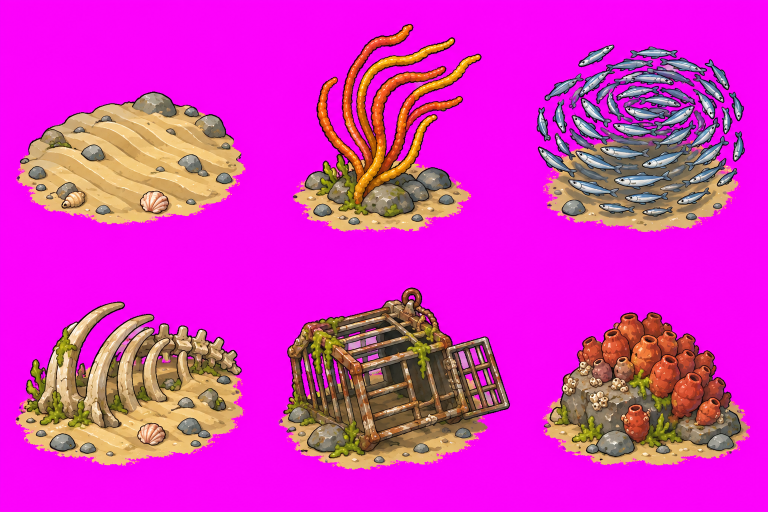
#> input picture art_source/ground/seabed_props_currents.png, 1536 x 1024 px, found by its file name (shown at 1/2 size)
$ python cut_sardine_shoal.py
#> lines starting #> are read from the running program, lines starting #| are printed output that depends on the picture; after the words box and inside, x2 and y2 are one past the last pixel; in counts of white or black regions, pixels touching at a corner belong together
### tools/extract_magenta_sheet.py
"""Cuts the sprites out of a painted sheet on a flat magenta (#FF00FF) background.

Unlike the checkerboard sheets (tools/extract_props.py), every magenta pixel is background, also
the enclosed ones: the holes of a net, the inside of a rotor ring. Pixels that are partly magenta
(anti-aliased edges, glass) get partial alpha, with the magenta taken out of their colour. The
sheet is a grid of equal cells, one sprite per cell, read left to right and top to bottom; each is
trimmed to its visible pixels and scaled by SCALE, or by --scale=S. --pad=N adds a transparent border of N pixels
(the landing nets need one, so their stretched handle does not smear the edge pixels).

Needs Pillow and NumPy. Usage:
  python tools/extract_magenta_sheet.py <sheet> <out_dir> <columns> <rows> <name_1> ... <name_n> [--pad=N] [--scale=S]
  python tools/extract_magenta_sheet.py art_source/props/drone_sheet_2.png assets/sprites/props 3 2 drone_1 drone_2 drone_3 drone_4 drone_5 drone_6 --scale=0.4
  python tools/extract_magenta_sheet.py art_source/ground/seabed_props_currents.png assets/sprites/seabed 3 2 sand_ripples sea_whips sardine_shoal whale_bones shark_cage red_bait --scale=0.33
    (then delete sand_ripples.png and sardine_shoal.png: not used)
  The props drawn largest (whale_bones, black_smoker, whale_fall) are cut at the default 0.5
  instead, or they turn blurry; the others at 0.33 look as soft as the older props.
  python tools/extract_magenta_sheet.py art_source/ground/seabed_props_deep.png assets/sprites/seabed 3 2 black_smoker tube_worms glass_sponge sea_pens whale_fall brittle_stars --scale=0.33
  python tools/extract_magenta_sheet.py art_source/ground/seabed_props_open.png assets/sprites/seabed 3 2 sand_dollars razor_clams lost_lure sea_cucumbers hermit_crab wall_sponges --scale=0.33
  python tools/extract_magenta_sheet.py art_source/characters/net_sheet_2.png assets/sprites/wader 3 2 net_1 net_2 net_3 net_4 net_5 net_6 --pad=6
"""
import sys
from pathlib import Path

import numpy as np
from PIL import Image

SCALE = 0.5
# Magenta-ness (min(red, blue) - green) at and above which a pixel is all background, and below
# which it is all sprite.
CLEAR = 200
SOLID = 90
# Fainter pixels than this at the edges are specks.
VISIBLE = 24
# Sprites smaller than this many pixels inside a cell are specks, not sprites.
MIN_PIXELS = 400


# [21 lines left out: function main, not called in this run]


def _key(rgb: np.ndarray) -> np.ndarray:
    magenta = np.minimum(rgb[..., 0], rgb[..., 2]) - rgb[..., 1]
    alpha = np.clip((CLEAR - magenta) / (CLEAR - SOLID), 0.0, 1.0)
    # Take the magenta share out of the colour: pixel = a * colour + (1 - a) * magenta.
    key = np.array([255.0, 0.0, 255.0])
    a = np.maximum(alpha, 1e-3)[..., None]
    colour = np.clip((rgb - (1.0 - a) * key) / a, 0, 255)
    # Despill: what is left of a magenta tint (red and blue both above green) on the sprite's own
    # pixels is taken out of red and blue; the sprites have no magenta or pink of their own.
    spill = np.clip(np.minimum(colour[..., 0], colour[..., 2]) - colour[..., 1], 0, None)
    colour[..., 0] -= spill
    colour[..., 2] -= spill
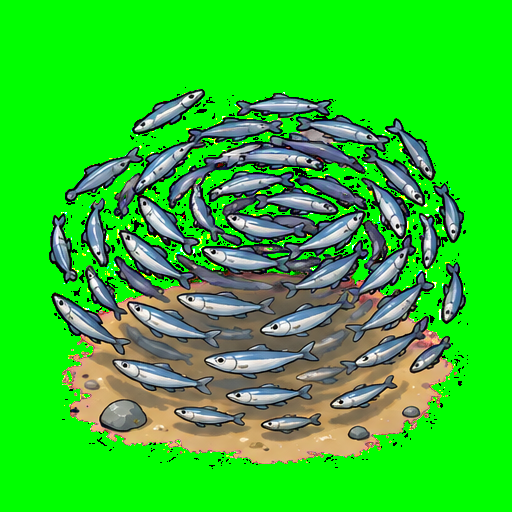
#> colour: shape (512, 512, 3) float64; mean R, G, B 46.5, 198.3, 43.1
    return np.dstack([colour, alpha * 255]).astype(np.uint8)


def _trim(rgba: np.ndarray) -> np.ndarray:
    visible = rgba[..., 3] >= VISIBLE
    if visible.sum() < MIN_PIXELS:
        sys.exit("empty cell")
    ys, xs = np.nonzero(visible)
    return rgba[ys.min():ys.max() + 1, xs.min():xs.max() + 1]


def _scale(rgba: np.ndarray, scale: float = SCALE) -> Image.Image:
    """Scales premultiplied, so no colour hidden under alpha 0 bleeds into the edges."""
    premult = rgba.astype(float)
    premult[..., :3] *= premult[..., 3:] / 255
    image = Image.fromarray(premult.astype(np.uint8), "RGBA")
    size = (round(image.width * scale), round(image.height * scale))
    out = np.array(image.resize(size, Image.LANCZOS)).astype(float)
    alpha = out[..., 3:]
    out[..., :3] = np.where(alpha > 0, out[..., :3] * 255 / np.maximum(alpha, 1), 0)
    return Image.fromarray(np.clip(out, 0, 255).astype(np.uint8), "RGBA")


# [2 lines that do not run on import are left out]

### tools/cut_sardine_shoal.py
"""Cuts the sardine shoal out of art_source/ground/seabed_props_currents.png without its sand.

The shoal turns in the game (SeabedDecor.SPIN), so the sand patch and pebbles it was painted on
must not turn with it. The sardines are cool silver-blue and the sand is warm, so every warm pixel
goes; the pebbles (grey, below the shoal) and specks are dropped as small blobs in the bottom rows.
Otherwise cut like tools/extract_magenta_sheet.py.

Needs Pillow, NumPy and SciPy. Usage:
  python tools/cut_sardine_shoal.py
"""
from pathlib import Path

import numpy as np
from PIL import Image
from scipy import ndimage

from extract_magenta_sheet import _key, _scale, _trim

SHEET = Path("art_source/ground/seabed_props_currents.png")
OUT = Path("assets/sprites/seabed/sardine_shoal.png")
# The shoal's cell on the sheet (third column, first row of 512-pixel cells).
CELL = (1024, 0, 1536, 512)
# Red above blue by more than this is sand.
WARM = 12
# Blobs smaller than SPECK pixels anywhere, or than STONE pixels below row STONE_ROW (the pebbles
# and the shadow on the sand), are not sardines.
SPECK = 60
STONE = 1500
STONE_ROW = 360


def main() -> None:
    left, top, right, bottom = CELL
    rgb = np.array(Image.open(SHEET).convert("RGB")).astype(float)[top:bottom, left:right]
    rgba = _key(rgb)
    alpha = rgba[..., 3].astype(float)
    alpha[(rgb[..., 0] - rgb[..., 2]) > WARM] = 0
#> alpha: shape (512, 512) float64; min 0, max 255, mean 61
    labels, count = ndimage.label(alpha > 40)
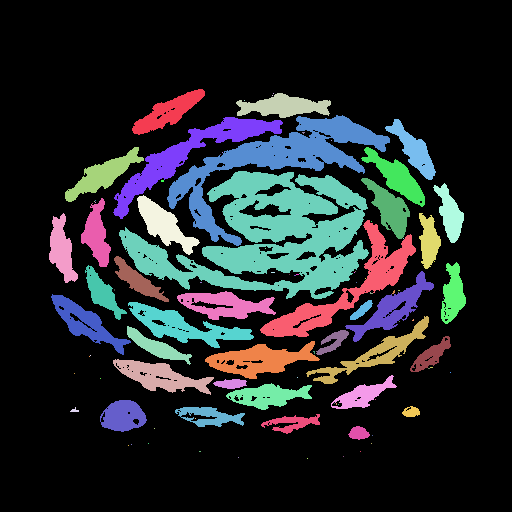
#> labels: shape (512, 512) int32; 100 distinct labels, from 0 to 99; one colour per label, 0 black
#> count = 99
    ones = np.ones_like(alpha)
    for index in range(1, count + 1):
        blob = labels == index
        size = ndimage.sum(ones, labels, index)
        row = ndimage.center_of_mass(blob)[0]
        if size < SPECK or (row > STONE_ROW and size < STONE):
            alpha[blob] = 0
#> this loop made 99 passes
#> (size, row) on passes 1 to 12: (1331, 111.9), (1, 93), (1393, 105.9), (1, 95), (1, 100), (6952, 161.4), (3451, 154.7), (1078, 149.6), (4, 132.2), (1, 140), (1425, 174.4), (1311, 176.7)
#> pass 1, in main, `blob = labels == index`:
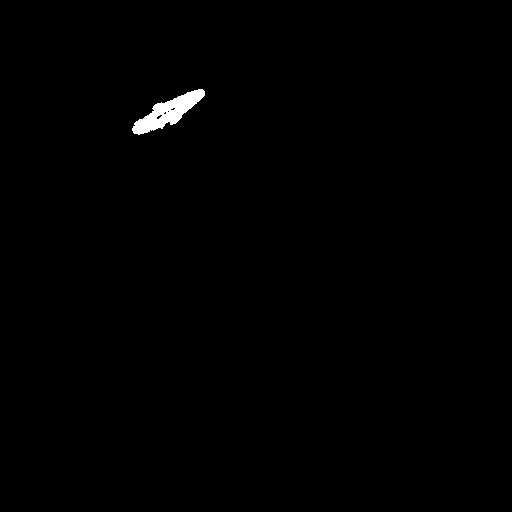
#> blob: shape (512, 512) bool; 0.51% white; 1 white region, box (x1, y1, x2, y2) and area: (132, 89, 205, 135) 1331
#> after the loop:
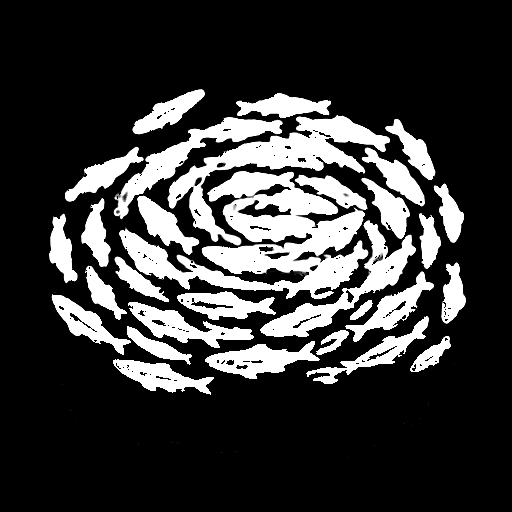
#> alpha: shape (512, 512) float64; min 0, max 255, mean 56
#> after the loop: blob: shape (512, 512) bool; 0% white in thin lines or dots, all inside (x1, y1, x2, y2) = (307, 458, 308, 459)
    rgba[..., 3] = alpha.astype(np.uint8)
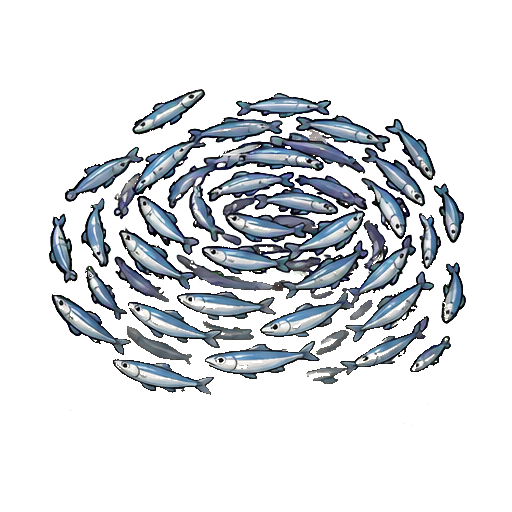
#> rgba: shape (512, 512, 4); mean R, G, B, A 46.5, 198.3, 43.1, 56; transparent parts drawn white
    image = _scale(_trim(rgba))
#> in _trim, `visible = rgba[..., 3] >= VISIBLE`: visible: shape (512, 512) bool; 22.5% white; 44 white regions (17 under 20 px), largest, box (x1, y1, x2, y2) and area: (113, 115, 390, 299) 25398, (260, 220, 416, 337) 3806, (128, 302, 254, 348) 2106
#> in _scale, `alpha = out[..., 3:]`:
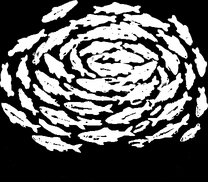
#> alpha: shape (182, 208, 1) float64; min 0, max 255, mean 96.5
#> in _scale, `return Image.fromarray(np.clip(out, 0, 255).astype(np.uint8), "RGBA")`:
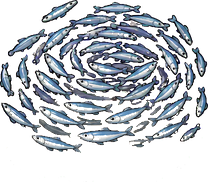
#> returned value: PIL image 208x182 RGBA; mean R, G, B, A 48.5, 53.4, 60.8, 96.5; transparent parts drawn white
    image.save(OUT)
    print(f"{OUT}: {image.width} x {image.height}")
#| assets/sprites/seabed/sardine_shoal.png: 208 x 182


if __name__ == "__main__":
    main()

$ run again, with art_source/ground/seabed_props_deep.png copied over art_source/ground/seabed_props_currents.png
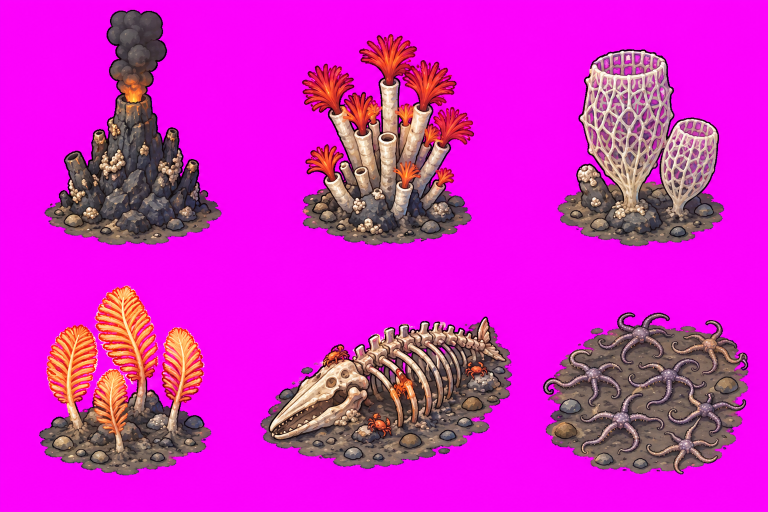
#> input picture art_source/ground/seabed_props_deep.png, 1536 x 1024 px, found by its file name (shown at 1/2 size)
#> labels: shape (512, 512) int32; 474 distinct labels, from 0 to 473
#> count = 473
#> the loop in main, `for index in range(1, count + 1):` made 473 passes
#> (size, row) on passes 1 to 3: (517, 108.8), (11, 103.1), (1, 103)
#> in _trim, `visible = rgba[..., 3] >= VISIBLE`:
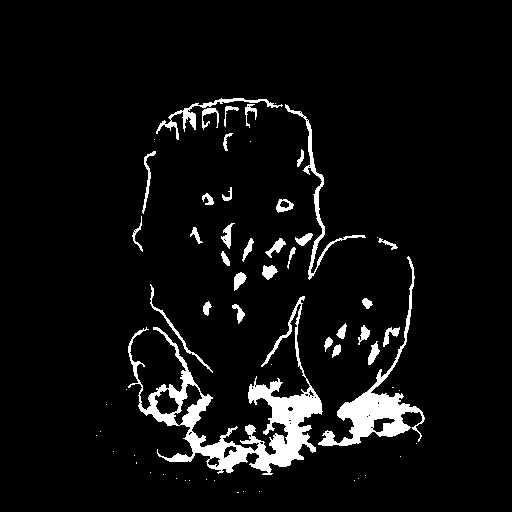
#> visible: shape (512, 512) bool; 5.9% white; 63 white regions (29 under 20 px), largest, box (x1, y1, x2, y2) and area: (128, 296, 323, 475) 7315, (318, 256, 425, 446) 3159, (285, 104, 366, 280) 931
#> ys = 15401 values from 98 to 492; xs = 15401 values, max 424 at index 10549, min 96 at index 12254, mean 275.7
#> in _scale, `return Image.fromarray(np.clip(out, 0, 255).astype(np.uint8), "RGBA")`:
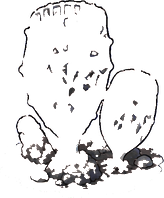
#> returned value: PIL image 164x198 RGBA; mean R, G, B, A 25, 23.1, 23.7, 30; transparent parts drawn white
#| assets/sprites/seabed/sardine_shoal.png: 164 x 198
